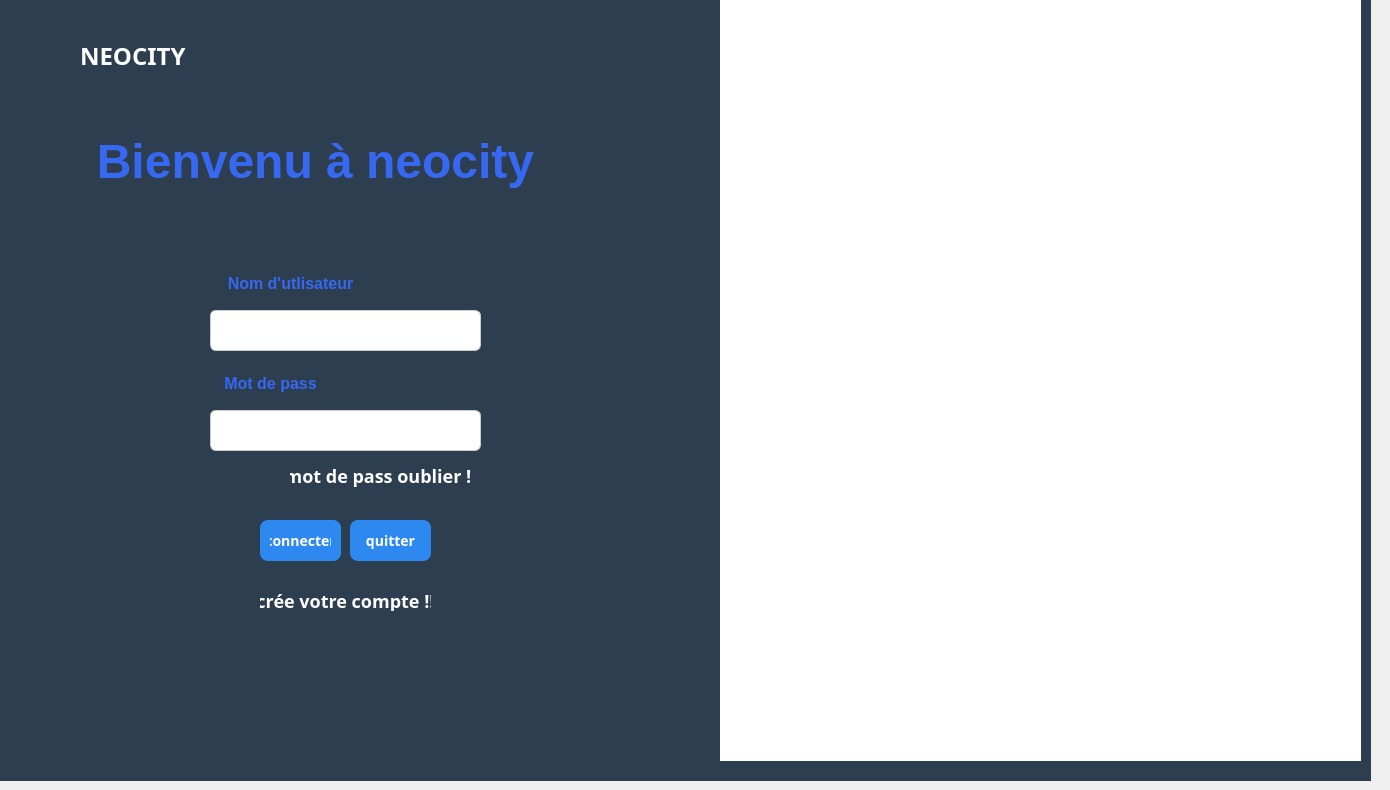
   <widget class="QWidget" name="page_2">
    <widget class="QPushButton" name="connecter">
     <property name="geometry">
      <rect>
       <x>260</x>
       <y>520</y>
       <width>81</width>
       <height>41</height>
      </rect>
     </property>
     <property name="font">
      <font>
       <family>Bahnschrift</family>
       <pointsize>-1</pointsize>
       <bold>true</bold>
      </font>
     </property>
     <property name="styleSheet">
      <string notr="true">QPushButton {
    background-color: #2D89EF;
    color: white;
    border-radius: 8px;
    padding: 10px;
    font-size: 14px;
}
QPushButton:hover {
    background-color: #1E5BB8;
}
QPushButton:pressed {
    background-color: #FFFFFF;
}</string>
     </property>
     <property name="text">
      <string>connecter</string>
     </property>
    </widget>
    <widget class="QTextBrowser" name="textBrowser_2">
     <property name="geometry">
      <rect>
       <x>190</x>
       <y>270</y>
       <width>201</width>
       <height>41</height>
      </rect>
     </property>
     <property name="styleSheet">
      <string notr="true">background-color: rgb(44, 62, 80);</string>
     </property>
     <property name="frameShape">
      <enum>QFrame::Shape::NoFrame</enum>
     </property>
     <property name="html">
      <string>&lt;!DOCTYPE HTML PUBLIC &quot;-//W3C//DTD HTML 4.0//EN&quot; &quot;http://www.w3.org/TR/REC-html40/strict.dtd&quot;&gt;
&lt;html&gt;&lt;head&gt;&lt;meta name=&quot;qrichtext&quot; content=&quot;1&quot; /&gt;&lt;meta charset=&quot;utf-8&quot; /&gt;&lt;style type=&quot;text/css&quot;&gt;
p, li { white-space: pre-wrap; }
hr { height: 1px; border-width: 0; }
li.unchecked::marker { content: &quot;\2610&quot;; }
li.checked::marker { content: &quot;\2612&quot;; }
&lt;/style&gt;&lt;/head&gt;&lt;body style=&quot; font-family:'Segoe UI'; font-size:9pt; font-weight:400; font-style:normal;&quot;&gt;
&lt;p align=&quot;center&quot; style=&quot; margin-top:0px; margin-bottom:0px; margin-left:0px; margin-right:0px; -qt-block-indent:0; text-indent:0px;&quot;&gt;&lt;span style=&quot; font-size:12pt; font-weight:700; color:#3668f2;&quot;&gt;Nom d'utlisateur&lt;/span&gt;&lt;/p&gt;&lt;/body&gt;&lt;/html&gt;</string>
     </property>
    </widget>
    <widget class="QLineEdit" name="lineEditLoginUsername">
     <property name="geometry">
      <rect>
       <x>210</x>
       <y>310</y>
       <width>271</width>
       <height>41</height>
      </rect>
     </property>
     <property name="styleSheet">
      <string notr="true">QLineEdit {
    border: 1px solid #ccc;
    border-radius: 6px;
    padding: 8px;
    font-size: 12px;
}
QLineEdit:focus {
    border: 1px solid #2D89EF;
    background-color: #000000;
}</string>
     </property>
     <property name="text">
      <string/>
     </property>
    </widget>
    <widget class="QPushButton" name="pushButtonGoToMdp">
     <property name="geometry">
      <rect>
       <x>280</x>
       <y>450</y>
       <width>201</width>
       <height>51</height>
      </rect>
     </property>
     <property name="font">
      <font>
       <family>Bahnschrift</family>
       <pointsize>-1</pointsize>
       <bold>true</bold>
      </font>
     </property>
     <property name="toolTip">
      <string>&lt;html&gt;&lt;head/&gt;&lt;body&gt;&lt;p&gt;mot de pass oublier&lt;/p&gt;&lt;/body&gt;&lt;/html&gt;</string>
     </property>
     <property name="styleSheet">
      <string notr="true">QPushButton {
    background-color: #2C3E50;
    color: white;
    border-radius: 8px;
    padding: 10px;
    font-size: 18px;
}
QPushButton:hover {
    background-color: #1E5BB8;
}
QPushButton:pressed {
    background-color: #FFFFFF;
}</string>
     </property>
     <property name="text">
      <string>mot de pass oublier !!</string>
     </property>
    </widget>
    <widget class="QTextBrowser" name="textBrowser_3">
     <property name="geometry">
      <rect>
       <x>200</x>
       <y>370</y>
       <width>141</width>
       <height>41</height>
      </rect>
     </property>
     <property name="styleSheet">
      <string notr="true">background-color: rgb(44, 62, 80);</string>
     </property>
     <property name="frameShape">
      <enum>QFrame::Shape::NoFrame</enum>
     </property>
     <property name="html">
      <string>&lt;!DOCTYPE HTML PUBLIC &quot;-//W3C//DTD HTML 4.0//EN&quot; &quot;http://www.w3.org/TR/REC-html40/strict.dtd&quot;&gt;
&lt;html&gt;&lt;head&gt;&lt;meta name=&quot;qrichtext&quot; content=&quot;1&quot; /&gt;&lt;meta charset=&quot;utf-8&quot; /&gt;&lt;style type=&quot;text/css&quot;&gt;
p, li { white-space: pre-wrap; }
hr { height: 1px; border-width: 0; }
li.unchecked::marker { content: &quot;\2610&quot;; }
li.checked::marker { content: &quot;\2612&quot;; }
&lt;/style&gt;&lt;/head&gt;&lt;body style=&quot; font-family:'Segoe UI'; font-size:9pt; font-weight:400; font-style:normal;&quot;&gt;
&lt;p align=&quot;center&quot; style=&quot; margin-top:0px; margin-bottom:0px; margin-left:0px; margin-right:0px; -qt-block-indent:0; text-indent:0px;&quot;&gt;&lt;span style=&quot; font-size:12pt; font-weight:700; color:#3668f2;&quot;&gt;Mot de pass&lt;/span&gt;&lt;/p&gt;&lt;/body&gt;&lt;/html&gt;</string>
     </property>
    </widget>
    <widget class="QLabel" name="label">
     <property name="geometry">
      <rect>
       <x>-10</x>
       <y>0</y>
       <width>1381</width>
       <height>781</height>
      </rect>
     </property>
     <property name="styleSheet">
      <string notr="true">background-color: rgb(255, 255, 255);
background-color: rgb(44, 62, 80);</string>
     </property>
     <property name="text">
      <string/>
     </property>
    </widget>
    <widget class="QPushButton" name="quitter">
     <property name="geometry">
      <rect>
       <x>350</x>
       <y>520</y>
       <width>81</width>
       <height>41</height>
      </rect>
     </property>
     <property name="font">
      <font>
       <family>Bahnschrift</family>
       <pointsize>-1</pointsize>
       <bold>true</bold>
      </font>
     </property>
     <property name="styleSheet">
      <string notr="true">QPushButton {
    background-color: #2D89EF;
    color: white;
    border-radius: 8px;
    padding: 10px;
    font-size: 14px;
}
QPushButton:hover {
    background-color: #1E5BB8;
}
QPushButton:pressed {
    background-color: #FFFFFF;
}</string>
     </property>
     <property name="text">
      <string>quitter</string>
     </property>
    </widget>
    <widget class="QTextBrowser" name="textBrowser">
     <property name="geometry">
      <rect>
       <x>20</x>
       <y>130</y>
       <width>591</width>
       <height>111</height>
      </rect>
     </property>
     <property name="styleSheet">
      <string notr="true">background-color: rgb(44, 62, 80);</string>
     </property>
     <property name="frameShape">
      <enum>QFrame::Shape::NoFrame</enum>
     </property>
     <property name="html">
      <string>&lt;!DOCTYPE HTML PUBLIC &quot;-//W3C//DTD HTML 4.0//EN&quot; &quot;http://www.w3.org/TR/REC-html40/strict.dtd&quot;&gt;
&lt;html&gt;&lt;head&gt;&lt;meta name=&quot;qrichtext&quot; content=&quot;1&quot; /&gt;&lt;meta charset=&quot;utf-8&quot; /&gt;&lt;style type=&quot;text/css&quot;&gt;
p, li { white-space: pre-wrap; }
hr { height: 1px; border-width: 0; }
li.unchecked::marker { content: &quot;\2610&quot;; }
li.checked::marker { content: &quot;\2612&quot;; }
&lt;/style&gt;&lt;/head&gt;&lt;body style=&quot; font-family:'Segoe UI'; font-size:9pt; font-weight:400; font-style:normal;&quot;&gt;
&lt;p align=&quot;center&quot; style=&quot; margin-top:0px; margin-bottom:0px; margin-left:0px; margin-right:0px; -qt-block-indent:0; text-indent:0px;&quot;&gt;&lt;span style=&quot; font-size:36pt; font-weight:700; color:#3668f2;&quot;&gt;Bienvenu à neocity&lt;/span&gt;&lt;/p&gt;&lt;/body&gt;&lt;/html&gt;</string>
     </property>
    </widget>
    <widget class="QLineEdit" name="lineEditLoginPassword">
     <property name="geometry">
      <rect>
       <x>210</x>
       <y>410</y>
       <width>271</width>
       <height>41</height>
      </rect>
     </property>
     <property name="styleSheet">
      <string notr="true">QLineEdit {
    border: 1px solid #ccc;
    border-radius: 6px;
    padding: 8px;
    font-size: 12px;
}
QLineEdit:focus {
    border: 1px solid #2D89EF;
    background-color: #000000;
}</string>
     </property>
     <property name="text">
      <string/>
     </property>
    </widget>
    <widget class="QPushButton" name="pushButtonGoToCreer">
     <property name="geometry">
      <rect>
       <x>250</x>
       <y>580</y>
       <width>191</width>
       <height>41</height>
      </rect>
     </property>
     <property name="font">
      <font>
       <family>Bahnschrift</family>
       <pointsize>-1</pointsize>
       <bold>true</bold>
      </font>
     </property>
     <property name="styleSheet">
      <string notr="true">QPushButton {
    background-color: #2C3E50;
    color: white;
    border-radius: 8px;
    padding: 10px;
    font-size: 18px;
}
QPushButton:hover {
    background-color: #1E5BB8;
}
QPushButton:pressed {
    background-color: #FFFFFF;
}</string>
     </property>
     <property name="text">
      <string>crée votre compte !!</string>
     </property>
    </widget>
    <widget class="QLabel" name="label_2">
     <property name="geometry">
      <rect>
       <x>720</x>
       <y>0</y>
       <width>641</width>
       <height>761</height>
      </rect>
     </property>
     <property name="styleSheet">
      <string notr="true">background-color: rgb(255, 255, 255);
border-image: url(:/Artboard 1.png);</string>
     </property>
     <property name="text">
      <string/>
     </property>
    </widget>
    <widget class="QLabel" name="label_26">
     <property name="geometry">
      <rect>
       <x>80</x>
       <y>40</y>
       <width>121</width>
       <height>31</height>
      </rect>
     </property>
     <property name="font">
      <font>
       <family>Bahnschrift</family>
       <pointsize>18</pointsize>
       <bold>true</bold>
      </font>
     </property>
     <property name="styleSheet">
      <string notr="true">color: rgb(255, 255, 255);</string>
     </property>
     <property name="text">
      <string>NEOCITY</string>
     </property>
    </widget>
    <widget class="QLabel" name="label_25">
     <property name="geometry">
      <rect>
       <x>10</x>
       <y>20</y>
       <width>61</width>
       <height>61</height>
      </rect>
     </property>
     <property name="styleSheet">
      <string notr="true">image: url(:/cropped_circle_image.png);</string>
     </property>
     <property name="text">
      <string/>
     </property>
     <property name="pixmap">
      <pixmap>:/551544292_1166092592062473_5497828692904860049_n-removebg-preview.png</pixmap>
     </property>
     <property name="scaledContents">
      <bool>true</bool>
     </property>
    </widget>
    <zorder>label</zorder>
    <zorder>connecter</zorder>
    <zorder>textBrowser_2</zorder>
    <zorder>lineEditLoginUsername</zorder>
    <zorder>pushButtonGoToMdp</zorder>
    <zorder>textBrowser_3</zorder>
    <zorder>quitter</zorder>
    <zorder>textBrowser</zorder>
    <zorder>lineEditLoginPassword</zorder>
    <zorder>pushButtonGoToCreer</zorder>
    <zorder>label_2</zorder>
    <zorder>label_26</zorder>
    <zorder>label_25</zorder>
   </widget>
